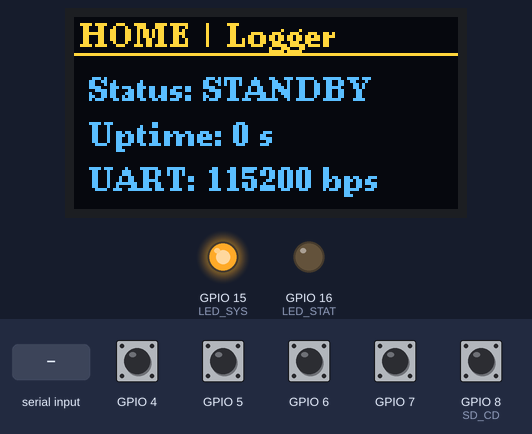
The program below on a simulated ESP32-S3. Parts: 128×64 one-colour display, output pins drawn as LEDs (lit = HIGH). The inputs (shaded band) are chosen by the test bench; at power-on: GPIO 4–7, GPIO 8 (SD_CD) HIGH. The OLED is the two-colour kind (top 16 rows yellow); WiFi joins after 1.5 s; servers stay silent unless stated; storage starts empty; what the program prints to the serial monitor is not drawn.

Above: at 0.2 s.
1.3 s: GPIO 5 pulled LOW for 0.15 s
At 1.9 s:
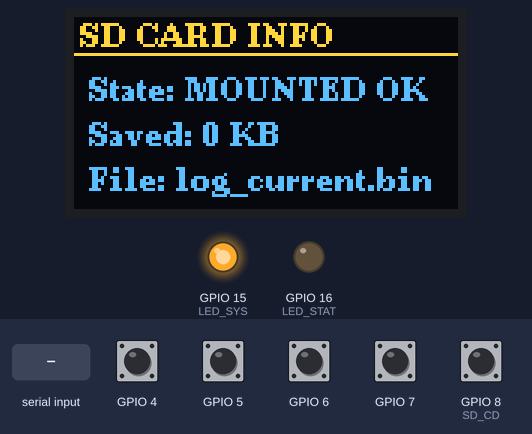
2.9 s: GPIO 8 (SD_CD) pulled LOW for 1 s
At 5.7 s:
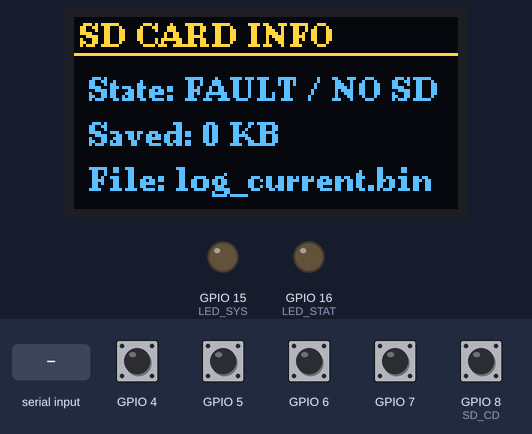
6.0 s: GPIO 5 pulled LOW for 1 s
At 8.0 s:
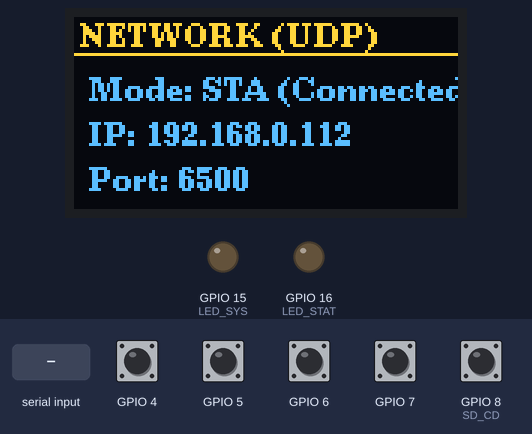
8.5 s: GPIO 7 pulled LOW for 0.15 s
At 9.5 s:
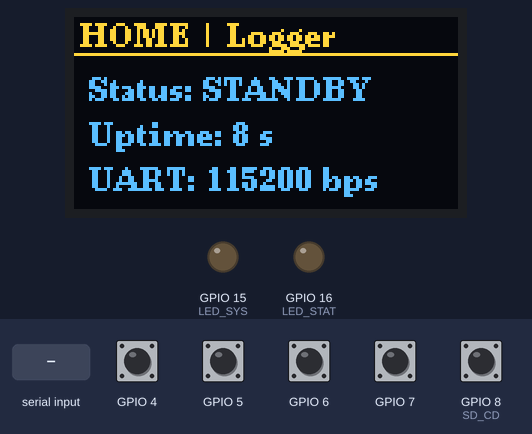
11.6 s: "1" received over the second serial link
At 12.5 s:
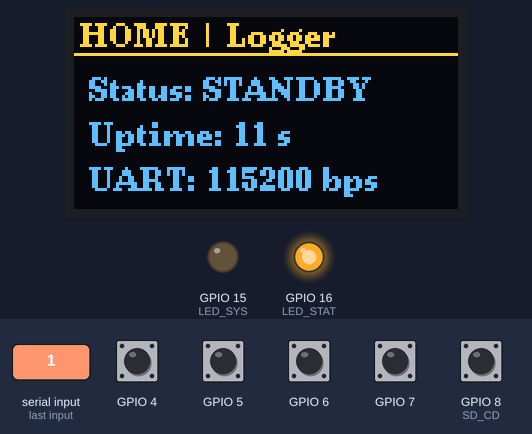
14.6 s: GPIO 8 (SD_CD) pulled LOW for 1 s
At 15.7 s:
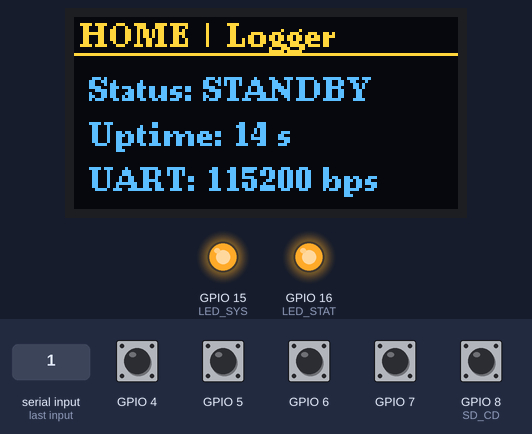
Timing chart, 0 to 17.6 s (numbered marks = the images above; inputs shaded):
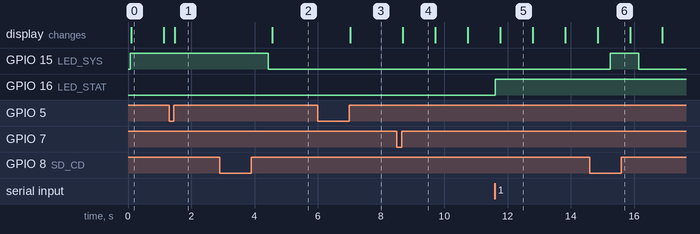

Measured:
- after the input at 1.3 s, the display: changes after 0.18 s (image 1)
- after the input at 2.9 s, GPIO 15 (LED_SYS): HIGH → LOW after 1.5 s; the display: changes after 1.7 s (image 2)
- after the input at 6.0 s, the display: changes after 1.0 s (image 3)
- after the input at 8.5 s, the display: changes after 0.18 s (image 4)
- after the input at 11.6 s, GPIO 16 (LED_STAT): LOW → HIGH at once
- after the input at 14.6 s, GPIO 15 (LED_SYS): LOW → HIGH after 0.64 s, → LOW 0.90 s later
- what the display in image 0 shows lasts 1.0 s, from 0.1 s to 1.1 s

The program:

main.cpp
```cpp
#include <Arduino.h>
#include <U8g2lib.h>
#include <WiFi.h>
#include <WiFiUdp.h>
#include "FS.h"
#include "SD.h"
#include "SPI.h"
#include <Wire.h>

#include "BSP_Button.h"
#include "App_HMI.h"

// ==========================================
// 1. 硬件引脚与网络配置
// ==========================================
const char* ssid = "DDWW_Nwpu";
const char* password = "acq902m3";
const char* udpAddress = "192.168.0.112";
const int udpPort = 6500;

extern const uint32_t UART_BAUD_RATE = 115200;

const int LED_SYS  = 15;
const int LED_STAT = 16;
const int I2C_SDA  = 1;
const int I2C_SCL  = 2;
const int SD_CS    = 10;
const int SD_MOSI  = 11;
const int SD_SCK   = 12;
const int SD_MISO  = 13;
const int UART_RX  = 18;
const int UART_TX  = 17;
const int SD_CD    = 8;

// ==========================================
// 2. 核心数据结构与全局变量
// ==========================================
#define CHUNK_SIZE 1024

typedef struct {
  uint16_t length;
  uint8_t payload[CHUNK_SIZE];
} LogChunk_t;

// 🌟 新增：256 字节结构化二进制文件头
#define HEADER_SIZE 256
#define MAGIC_WORD 0xAABBCCDD // 身份验证识别码

#pragma pack(push, 1) // 强制编译器 1 字节对齐，防止内存空洞导致文件错位
typedef struct {
    uint32_t magicWord;       // 4 Bytes: 魔数 (0xAABBCCDD)
    uint8_t  version[4];      // 4 Bytes: 版本号 [主, 次, 修补, 内部]
    uint32_t baudRate;        // 4 Bytes: 记录时的波特率
    uint32_t createTimeMs;    // 4 Bytes: 文件创建时的系统开机时间(毫秒)
    char     deviceName[16];  // 16 Bytes: 设备标识符
    uint8_t  padding[HEADER_SIZE - 32]; // 224 Bytes: 预留空白占位符凑齐 256 字节
} LogFileHeader_t;
#pragma pack(pop)

QueueHandle_t queueSD;
QueueHandle_t queueWiFi;
WiFiUDP udp;

U8G2_SH1106_128X64_NONAME_F_HW_I2C u8g2(U8G2_R0, /* reset=*/ U8X8_PIN_NONE);
bool sdCardReady = false;
uint32_t totalBytesWritten = 0;

volatile bool requestSafeEject = false;
volatile bool isRecording = false;
volatile bool requestToggleRecord = false;

// ==========================================
// 3. 任务 A：Wi-Fi UDP 发送 (Core 0)
// ==========================================
void TaskWiFiUpload(void *pvParameters) {
  Serial.printf("TaskWiFi running on Core %d\n", xPortGetCoreID());

  WiFi.begin(ssid, password);
  while (WiFi.status() != WL_CONNECTED) {
    vTaskDelay(500 / portTICK_PERIOD_MS);
  }
  Serial.println("Wi-Fi Connected!");

  LogChunk_t txChunk;
  for (;;) {
    if (xQueueReceive(queueWiFi, &txChunk, portMAX_DELAY) == pdPASS) {
      udp.beginPacket(udpAddress, udpPort);
      udp.write(txChunk.payload, txChunk.length);
      udp.endPacket();
    }
  }
}

// ==========================================
// 4. 任务 B：TF 卡记录与热插拔 (Core 1)
// ==========================================
void TaskSDLog(void *pvParameters) {
  Serial.printf("TaskSD running on Core %d\n", xPortGetCoreID());

  File dataFile;
  char fileName[32];
  int fileIndex = 0;
  uint32_t currentFileSize = 0;
  const uint32_t MAX_FILE_SIZE = 5 * 1024 * 1024; // 5MB 自动切割
  uint32_t flushCounter = 0;

  auto openNextFile = [&]() {
    if (dataFile) dataFile.close();
    while (true) {
      snprintf(fileName, sizeof(fileName), "/log_%03d.bin", fileIndex);
      if (!SD.exists(fileName)) break;
      fileIndex++;
    }
    dataFile = SD.open(fileName, FILE_WRITE);
    currentFileSize = 0;
    Serial.printf("Opened new log: %s\n", fileName);

    // 🌟🌟🌟 核心动作：文件打开成功后，第一时间写入 256 字节表头 🌟🌟🌟
    if (dataFile) {
        LogFileHeader_t header = {0}; // 全部初始化为 0 (清空 Padding 区)
        header.magicWord = MAGIC_WORD;
        header.version[0] = 1; header.version[1] = 0; header.version[2] = 0; header.version[3] = 0; // v1.0.0.0
        header.baudRate = UART_BAUD_RATE;
        header.createTimeMs = millis();
        strncpy(header.deviceName, "ESP32-S3-Logger", sizeof(header.deviceName) - 1);

        // 将结构体强制转换为纯字节流写入 TF 卡
        dataFile.write((const uint8_t*)&header, sizeof(LogFileHeader_t));

        currentFileSize += sizeof(LogFileHeader_t);
        totalBytesWritten += sizeof(LogFileHeader_t);
        Serial.println("System: 256-byte Metadata Header Written.");
    }
  };

  LogChunk_t rxChunk;
  uint32_t lastFlushTime = millis();
  bool lastCdState = (digitalRead(SD_CD) == LOW);

  for (;;) {
    bool currentCdState = (digitalRead(SD_CD) == LOW);
    if (currentCdState != lastCdState) {
        vTaskDelay(500 / portTICK_PERIOD_MS);
        if (digitalRead(SD_CD) == (currentCdState ? LOW : HIGH)) {
            if (currentCdState) {
                Serial.println("Hardware: SD Card Inserted!");
                if (!sdCardReady) {
                    SD.end();
                    vTaskDelay(100 / portTICK_PERIOD_MS);
                    if (SD.begin(SD_CS, SPI, 10000000)) {
                        sdCardReady = true;
                        digitalWrite(LED_SYS, HIGH);
                        Serial.println("System: SD Card Remounted Successfully!");
                    } else {
                        sdCardReady = false;
                        digitalWrite(LED_SYS, LOW);
                        Serial.println("System: SD Card Remount Failed!");
                    }
                }
            } else {
                Serial.println("Hardware: SD Card Removed!");
                if (sdCardReady) {
                    if (dataFile) dataFile.close();
                    SD.end();
                    sdCardReady = false;
                    isRecording = false;
                    digitalWrite(LED_SYS, LOW);
                    Serial.println("System: SD Card Unmounted by Hardware Pull.");
                }
            }
            lastCdState = currentCdState;
        }
    }

    if (requestSafeEject && sdCardReady) {
      if (dataFile) {
        dataFile.flush();
        dataFile.close();
      }
      SD.end();
      sdCardReady = false;
      isRecording = false;
      requestSafeEject = false;
      digitalWrite(LED_SYS, LOW);
      Serial.println("SD Card Safely Unmounted via HMI!");
    }

    if (requestToggleRecord && sdCardReady) {
      requestToggleRecord = false;
      if (isRecording) {
        if (dataFile) {
          dataFile.flush();
          dataFile.close();
        }
        isRecording = false;
        Serial.println("Recording STOPPED.");
      } else {
        openNextFile(); // <--- 重新启动记录时，会再次自动写入 256 字节表头
        isRecording = true;
        Serial.println("Recording STARTED.");
      }
    }
    if (requestToggleRecord && !sdCardReady) requestToggleRecord = false;

    if (xQueueReceive(queueSD, &rxChunk, 50 / portTICK_PERIOD_MS) == pdPASS) {
      if (isRecording && dataFile && sdCardReady) {
        dataFile.write(rxChunk.payload, rxChunk.length);
        currentFileSize += rxChunk.length;
        totalBytesWritten += rxChunk.length;
        flushCounter += rxChunk.length;

        if (currentFileSize >= MAX_FILE_SIZE) {
          openNextFile(); // <--- 5MB 自动切割文件时，也会在新文件开头写入表头
          flushCounter = 0;
          lastFlushTime = millis();
        }
      }
    }

    if (isRecording && dataFile && sdCardReady && (flushCounter >= 50000 || (millis() - lastFlushTime >= 2000 && flushCounter > 0))) {
      dataFile.flush();
      flushCounter = 0;
      lastFlushTime = millis();
    }
  }
}

// ==========================================
// 5. Setup 初始化
// ==========================================
void setup() {
  Serial.begin(115200);
  Serial.setTxTimeoutMs(0);

  Serial1.setRxBufferSize(16384);
  Serial1.begin(UART_BAUD_RATE, SERIAL_8N1, UART_RX, UART_TX);

  pinMode(LED_SYS, OUTPUT);
  pinMode(LED_STAT, OUTPUT);
  digitalWrite(LED_SYS, LOW);
  digitalWrite(LED_STAT, LOW);

  pinMode(SD_CD, INPUT_PULLUP);

  Wire.begin(I2C_SDA, I2C_SCL, 400000);
  u8g2.begin();
  u8g2.clearBuffer();
  u8g2.setFont(u8g2_font_ncenB08_tr);
  u8g2.drawStr(5, 15, "System Booting...");
  u8g2.sendBuffer();

  BSP_Button_Init();
  App_HMI_Init();

  SPI.begin(SD_SCK, SD_MISO, SD_MOSI, SD_CS);
  if (!SD.begin(SD_CS, SPI, 10000000)) {
    Serial.println("SD Mount Failed on Boot!");
    sdCardReady = false;
    digitalWrite(LED_SYS, LOW);
  } else {
    Serial.println("SD Ready on Boot!");
    sdCardReady = true;
    digitalWrite(LED_SYS, HIGH);
  }

  queueSD = xQueueCreate(40, sizeof(LogChunk_t));
  queueWiFi = xQueueCreate(40, sizeof(LogChunk_t));

  xTaskCreatePinnedToCore(TaskWiFiUpload, "TaskWiFi", 8192, NULL, 2, NULL, 0);
  xTaskCreatePinnedToCore(TaskSDLog, "TaskSD", 8192, NULL, 2, NULL, 1);
}

// ==========================================
// 6. 主循环 (专职超高速 UART 搬运工)
// ==========================================
static LogChunk_t currentChunk = {0, {0}};
static unsigned long lastReceiveTime = 0;

void loop() {
  unsigned long currentMillis = millis();

  size_t avail = Serial1.available();
  while (avail > 0) {
    size_t spaceLeft = CHUNK_SIZE - currentChunk.length;
    size_t bytesToRead = (avail < spaceLeft) ? avail : spaceLeft;

    size_t readCount = Serial1.read(currentChunk.payload + currentChunk.length, bytesToRead);
    currentChunk.length += readCount;
    lastReceiveTime = currentMillis;

    if (currentChunk.length >= CHUNK_SIZE) {
      xQueueSend(queueSD, &currentChunk, 5 / portTICK_PERIOD_MS);
      if (WiFi.status() == WL_CONNECTED) {
        xQueueSend(queueWiFi, &currentChunk, 0);
      }
      currentChunk.length = 0;
      digitalWrite(LED_STAT, !digitalRead(LED_STAT));
    }
    avail = Serial1.available();
  }

  if (currentChunk.length > 0 && (currentMillis - lastReceiveTime > 2)) {
    xQueueSend(queueSD, &currentChunk, 5 / portTICK_PERIOD_MS);
    if (WiFi.status() == WL_CONNECTED) {
      xQueueSend(queueWiFi, &currentChunk, 0);
    }
    currentChunk.length = 0;
    digitalWrite(LED_STAT, !digitalRead(LED_STAT));
  }

  vTaskDelay(1 / portTICK_PERIOD_MS);
}
```
